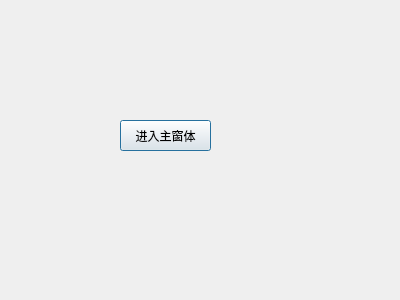
<?xml version="1.0" encoding="UTF-8"?>
<ui version="4.0">
 <class>myDlg</class>
 <widget class="QDialog" name="myDlg">
  <property name="geometry">
   <rect>
    <x>0</x>
    <y>0</y>
    <width>400</width>
    <height>300</height>
   </rect>
  </property>
  <property name="windowTitle">
   <string>Dialog</string>
  </property>
  <widget class="QPushButton" name="enterBtn">
   <property name="geometry">
    <rect>
     <x>120</x>
     <y>120</y>
     <width>91</width>
     <height>31</height>
    </rect>
   </property>
   <property name="text">
    <string>进入主窗体</string>
   </property>
  </widget>
 </widget>
 <resources/>
 <connections>
  <connection>
   <sender>enterBtn</sender>
   <signal>clicked()</signal>
   <receiver>myDlg</receiver>
   <slot>accept()</slot>
   <hints>
    <hint type="sourcelabel">
     <x>165</x>
     <y>135</y>
    </hint>
    <hint type="destinationlabel">
     <x>199</x>
     <y>149</y>
    </hint>
   </hints>
  </connection>
 </connections>
</ui>
